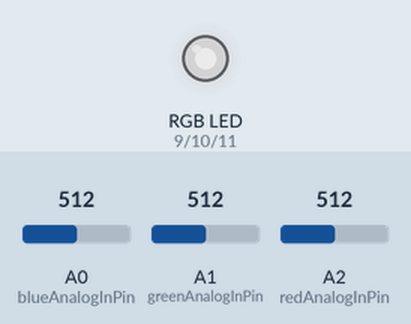
Recording of a sketch running on a simulated Arduino Uno, built with avr-gcc and run on an emulated ATmega328P. Parts: an RGB LED mixed from three pins (HIGH = lit). The inputs (shaded band) are chosen by the test bench; at power-on: A0 (blueAnalogInPin) = 512, A1 (greenAnalogInPin) = 512, A2 (redAnalogInPin) = 512. Dim RGB values are drawn brighter than linear.

Above: at 1.2 s.
1.3 s: A0 (blueAnalogInPin) set to 716
At 1.8 s:
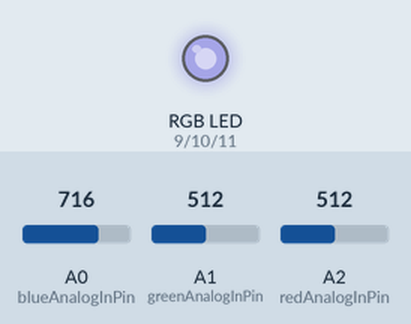
2.8 s: A1 (greenAnalogInPin) set to 716
At 4.0 s:
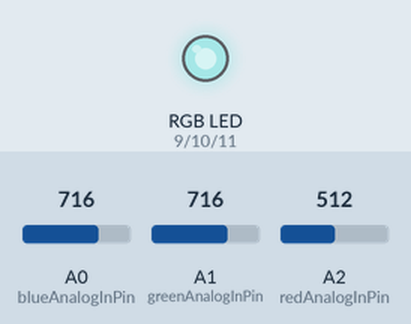
4.3 s: A2 (redAnalogInPin) set to 716
At 5.3 s:
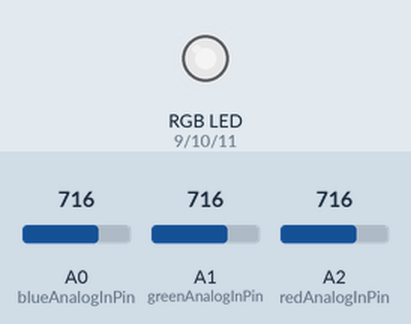
5.8 s: A0 (blueAnalogInPin) set to 900
At 6.4 s:
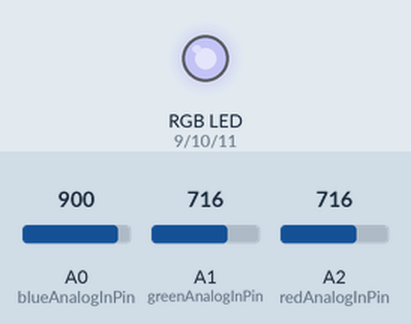
7.3 s: A1 (greenAnalogInPin) set to 900
At 7.6 s:
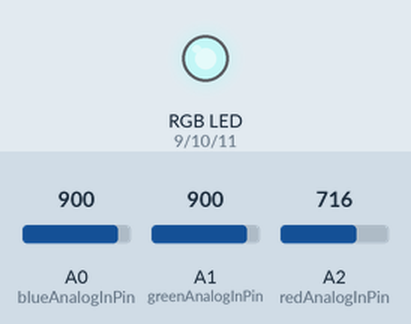
8.8 s: A2 (redAnalogInPin) set to 900
At 9.9 s:
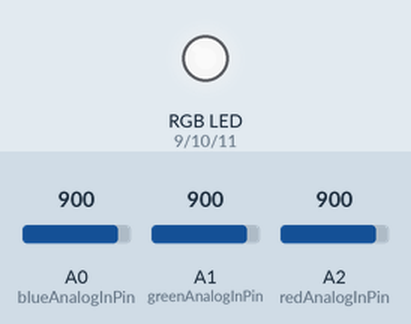
Timing chart, 0 to 11.3 s (numbered marks = the images above; inputs shaded):
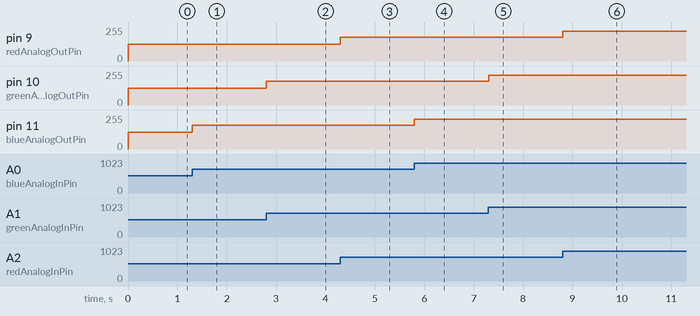

Measured:
- after the input at 1.3 s, pin 11 (blueAnalogOutPin): 127/255 → 178/255 at once
- after the input at 2.8 s, pin 10 (greenAnalogOutPin): 127/255 → 178/255 at once
- after the input at 4.3 s, pin 9 (redAnalogOutPin): 127/255 → 178/255 at once
- after the input at 5.8 s, pin 11 (blueAnalogOutPin): 178/255 → 224/255 at once
- after the input at 7.3 s, pin 10 (greenAnalogOutPin): 178/255 → 224/255 at once
- after the input at 8.8 s, pin 9 (redAnalogOutPin): 178/255 → 224/255 at once

The sketch:

RGB_with_pot.ino
```cpp
const int blueAnalogInPin = A0;
const int greenAnalogInPin = A1;
const int redAnalogInPin = A2;

const int blueAnalogOutPin = 11;
const int greenAnalogOutPin = 10;
const int redAnalogOutPin = 9;

int blueInVal = 0, greenInVal = 0, redInVal = 0;
int blueOutVal = 0, greenOutVal = 0, redOutVal = 0;

const int minInValue = 0, maxInValue = 1023;
const int minOutValue = 0, maxOutValue = 255;

void setup()
{
  pinMode(blueAnalogInPin, INPUT);
  pinMode(greenAnalogInPin, INPUT);
  pinMode(redAnalogInPin, INPUT);

  pinMode(blueAnalogOutPin, OUTPUT);
  pinMode(greenAnalogOutPin, OUTPUT);
  pinMode(redAnalogOutPin, OUTPUT);
}

void loop()
{
  blueInVal = analogRead(blueAnalogInPin);
  blueOutVal = map(blueInVal, minInValue, maxInValue, minOutValue, maxOutValue);

  greenInVal = analogRead(greenAnalogInPin);
  greenOutVal = map(greenInVal, minInValue, maxInValue, minOutValue, maxOutValue);

  redInVal = analogRead(redAnalogInPin);
  redOutVal = map(redInVal, minInValue, maxInValue, minOutValue, maxOutValue);

  analogWrite(blueAnalogOutPin, blueOutVal);
  analogWrite(greenAnalogOutPin, greenOutVal);
  analogWrite(redAnalogOutPin, redOutVal);
}
```
